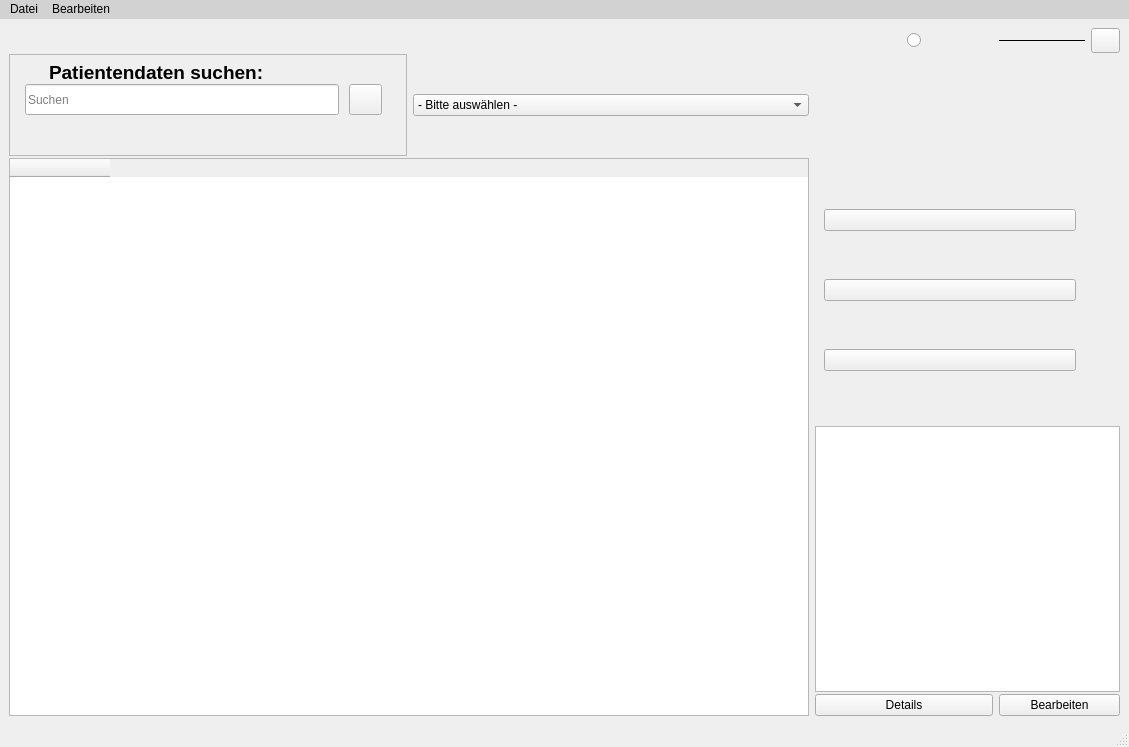
<?xml version="1.0" encoding="UTF-8"?>
<ui version="4.0">
 <class>MainWindow</class>
 <widget class="QMainWindow" name="MainWindow">
  <property name="geometry">
   <rect>
    <x>0</x>
    <y>0</y>
    <width>1129</width>
    <height>747</height>
   </rect>
  </property>
  <property name="sizePolicy">
   <sizepolicy hsizetype="Expanding" vsizetype="Expanding">
    <horstretch>0</horstretch>
    <verstretch>0</verstretch>
   </sizepolicy>
  </property>
  <property name="baseSize">
   <size>
    <width>0</width>
    <height>0</height>
   </size>
  </property>
  <property name="windowTitle">
   <string>MainWindow</string>
  </property>
  <property name="styleSheet">
   <string notr="true"/>
  </property>
  <property name="iconSize">
   <size>
    <width>14</width>
    <height>14</height>
   </size>
  </property>
  <property name="tabShape">
   <enum>QTabWidget::TabShape::Rounded</enum>
  </property>
  <property name="dockNestingEnabled">
   <bool>false</bool>
  </property>
  <widget class="QWidget" name="centralwidget">
   <layout class="QGridLayout" name="gridLayout_2">
    <item row="0" column="0">
     <layout class="QVBoxLayout" name="verticalLayout"/>
    </item>
    <item row="6" column="0" colspan="4">
     <layout class="QGridLayout" name="gridLayout">
      <property name="topMargin">
       <number>0</number>
      </property>
      <property name="verticalSpacing">
       <number>1</number>
      </property>
      <item row="4" column="5" colspan="4">
       <widget class="QTextEdit" name="textEdit">
        <property name="styleSheet">
         <string notr="true"/>
        </property>
        <property name="readOnly">
         <bool>true</bool>
        </property>
       </widget>
      </item>
      <item row="0" column="8">
       <widget class="QPushButton" name="logout_btn">
        <property name="sizePolicy">
         <sizepolicy hsizetype="Minimum" vsizetype="Fixed">
          <horstretch>0</horstretch>
          <verstretch>0</verstretch>
         </sizepolicy>
        </property>
        <property name="minimumSize">
         <size>
          <width>0</width>
          <height>25</height>
         </size>
        </property>
        <property name="maximumSize">
         <size>
          <width>29</width>
          <height>16777215</height>
         </size>
        </property>
        <property name="sizeIncrement">
         <size>
          <width>0</width>
          <height>0</height>
         </size>
        </property>
        <property name="baseSize">
         <size>
          <width>0</width>
          <height>0</height>
         </size>
        </property>
        <property name="text">
         <string/>
        </property>
        <property name="icon">
         <iconset theme="QIcon::ThemeIcon::SystemLogOut"/>
        </property>
        <property name="flat">
         <bool>false</bool>
        </property>
       </widget>
      </item>
      <item row="6" column="7" colspan="2">
       <widget class="QPushButton" name="bearbeiten_btn">
        <property name="sizePolicy">
         <sizepolicy hsizetype="Minimum" vsizetype="Fixed">
          <horstretch>0</horstretch>
          <verstretch>0</verstretch>
         </sizepolicy>
        </property>
        <property name="maximumSize">
         <size>
          <width>16777215</width>
          <height>16777215</height>
         </size>
        </property>
        <property name="sizeIncrement">
         <size>
          <width>0</width>
          <height>0</height>
         </size>
        </property>
        <property name="styleSheet">
         <string notr="true">/*QPushButton {
	background-color: rgb(191, 191, 191);
    border: 2px solid;
    border-radius: 10px;
    padding: 5px;          
}
QPushButton:hover {
    background-color: #a0c4ff; 
}
QPushButton:pressed {
    background-color: darkgray;
    border: 2px solid black;
}</string>
        </property>
        <property name="text">
         <string>Bearbeiten</string>
        </property>
        <property name="iconSize">
         <size>
          <width>12</width>
          <height>12</height>
         </size>
        </property>
       </widget>
      </item>
      <item row="6" column="5" colspan="2">
       <widget class="QPushButton" name="details_btn">
        <property name="styleSheet">
         <string notr="true">/*QPushButton {
	background-color: rgb(191, 191, 191);
    border: 2px solid;
    border-radius: 10px;
    padding: 5px;          
}
QPushButton:hover {
    background-color: #a0c4ff; 
}
QPushButton:pressed {
    background-color: darkgray;
    border: 2px solid black;
}
</string>
        </property>
        <property name="text">
         <string>Details</string>
        </property>
       </widget>
      </item>
      <item row="0" column="7">
       <widget class="QLabel" name="date_time_lbl">
        <property name="frameShape">
         <enum>QFrame::Shape::HLine</enum>
        </property>
        <property name="text">
         <string/>
        </property>
        <property name="scaledContents">
         <bool>false</bool>
        </property>
        <property name="alignment">
         <set>Qt::AlignmentFlag::AlignCenter</set>
        </property>
       </widget>
      </item>
      <item row="3" column="8">
       <spacer name="verticalSpacer">
        <property name="orientation">
         <enum>Qt::Orientation::Vertical</enum>
        </property>
        <property name="sizeHint" stdset="0">
         <size>
          <width>20</width>
          <height>40</height>
         </size>
        </property>
       </spacer>
      </item>
      <item row="1" column="1">
       <widget class="QFrame" name="suche_frame">
        <property name="enabled">
         <bool>true</bool>
        </property>
        <property name="sizePolicy">
         <sizepolicy hsizetype="Expanding" vsizetype="Expanding">
          <horstretch>0</horstretch>
          <verstretch>0</verstretch>
         </sizepolicy>
        </property>
        <property name="minimumSize">
         <size>
          <width>398</width>
          <height>100</height>
         </size>
        </property>
        <property name="maximumSize">
         <size>
          <width>270</width>
          <height>102</height>
         </size>
        </property>
        <property name="sizeIncrement">
         <size>
          <width>0</width>
          <height>0</height>
         </size>
        </property>
        <property name="mouseTracking">
         <bool>false</bool>
        </property>
        <property name="focusPolicy">
         <enum>Qt::FocusPolicy::NoFocus</enum>
        </property>
        <property name="styleSheet">
         <string notr="true">QLabel{
border: none;
}

</string>
        </property>
        <property name="frameShape">
         <enum>QFrame::Shape::StyledPanel</enum>
        </property>
        <property name="frameShadow">
         <enum>QFrame::Shadow::Raised</enum>
        </property>
        <widget class="QPushButton" name="suche_btn">
         <property name="geometry">
          <rect>
           <x>340</x>
           <y>30</y>
           <width>33</width>
           <height>31</height>
          </rect>
         </property>
         <property name="sizePolicy">
          <sizepolicy hsizetype="Fixed" vsizetype="Fixed">
           <horstretch>0</horstretch>
           <verstretch>0</verstretch>
          </sizepolicy>
         </property>
         <property name="styleSheet">
          <string notr="true">/*QPushButton {
    background-color: rgb(255, 255, 255);
    border: 2px solid;
	 border-color: rgb(201, 201, 201);
    border-radius: 10px;
    padding: 5px;          
}
QPushButton:hover {
    background-color: #a0c4ff; 
}
QPushButton:pressed {
    background-color: darkgray;
    border: 2px solid black;
}*/</string>
         </property>
         <property name="text">
          <string/>
         </property>
         <property name="icon">
          <iconset theme="edit-find"/>
         </property>
         <property name="iconSize">
          <size>
           <width>15</width>
           <height>15</height>
          </size>
         </property>
        </widget>
        <widget class="QLineEdit" name="suche_txt_line">
         <property name="enabled">
          <bool>true</bool>
         </property>
         <property name="geometry">
          <rect>
           <x>16</x>
           <y>30</y>
           <width>314</width>
           <height>31</height>
          </rect>
         </property>
         <property name="sizePolicy">
          <sizepolicy hsizetype="Expanding" vsizetype="Fixed">
           <horstretch>0</horstretch>
           <verstretch>0</verstretch>
          </sizepolicy>
         </property>
         <property name="focusPolicy">
          <enum>Qt::FocusPolicy::TabFocus</enum>
         </property>
         <property name="autoFillBackground">
          <bool>false</bool>
         </property>
         <property name="styleSheet">
          <string notr="true"/>
         </property>
         <property name="frame">
          <bool>true</bool>
         </property>
         <property name="dragEnabled">
          <bool>true</bool>
         </property>
         <property name="placeholderText">
          <string>Suchen</string>
         </property>
         <property name="cursorMoveStyle">
          <enum>Qt::CursorMoveStyle::VisualMoveStyle</enum>
         </property>
         <property name="clearButtonEnabled">
          <bool>true</bool>
         </property>
        </widget>
        <widget class="QLabel" name="suche_label">
         <property name="enabled">
          <bool>true</bool>
         </property>
         <property name="geometry">
          <rect>
           <x>40</x>
           <y>10</y>
           <width>314</width>
           <height>16</height>
          </rect>
         </property>
         <property name="sizePolicy">
          <sizepolicy hsizetype="Expanding" vsizetype="Expanding">
           <horstretch>0</horstretch>
           <verstretch>0</verstretch>
          </sizepolicy>
         </property>
         <property name="minimumSize">
          <size>
           <width>20</width>
           <height>10</height>
          </size>
         </property>
         <property name="sizeIncrement">
          <size>
           <width>0</width>
           <height>0</height>
          </size>
         </property>
         <property name="font">
          <font>
           <pointsize>14</pointsize>
           <bold>true</bold>
           <strikeout>false</strikeout>
          </font>
         </property>
         <property name="text">
          <string>Patientendaten suchen:</string>
         </property>
        </widget>
       </widget>
      </item>
      <item row="3" column="1" rowspan="4" colspan="3">
       <widget class="QTableWidget" name="data_table">
        <property name="minimumSize">
         <size>
          <width>800</width>
          <height>0</height>
         </size>
        </property>
        <property name="gridStyle">
         <enum>Qt::PenStyle::SolidLine</enum>
        </property>
        <property name="sortingEnabled">
         <bool>false</bool>
        </property>
        <column>
         <property name="text">
          <string/>
         </property>
         <property name="font">
          <font>
           <family>Yu Gothic UI</family>
          </font>
         </property>
        </column>
       </widget>
      </item>
      <item row="3" column="5" colspan="3">
       <widget class="QFrame" name="speichern_frame">
        <layout class="QVBoxLayout" name="verticalLayout_2">
         <item>
          <widget class="QPushButton" name="speicher_btn">
           <property name="styleSheet">
            <string notr="true">/*QPushButton {
	background-color: rgb(191, 191, 191);
    border: 2px solid;
    border-radius: 10px;
    padding: 5px;          
}
QPushButton:hover {
    background-color: #a0c4ff; 
}
QPushButton:pressed {
    background-color: darkgray;
    border: 2px solid black;
}
</string>
           </property>
           <property name="text">
            <string/>
           </property>
           <property name="icon">
            <iconset theme="QIcon::ThemeIcon::DocumentSave"/>
           </property>
           <property name="iconSize">
            <size>
             <width>25</width>
             <height>25</height>
            </size>
           </property>
          </widget>
         </item>
         <item>
          <widget class="QPushButton" name="open_btn">
           <property name="enabled">
            <bool>true</bool>
           </property>
           <property name="styleSheet">
            <string notr="true">/*
QPushButton {
	background-color: rgb(191, 191, 191);
    border: 2px solid;
    border-radius: 10px;
    padding: 5px;          
}
QPushButton:hover {
    background-color: #a0c4ff; 
}
QPushButton:pressed {
    background-color: darkgray;
    border: 2px solid black;
}
</string>
           </property>
           <property name="text">
            <string/>
           </property>
           <property name="icon">
            <iconset theme="QIcon::ThemeIcon::DocumentOpen"/>
           </property>
           <property name="iconSize">
            <size>
             <width>25</width>
             <height>25</height>
            </size>
           </property>
          </widget>
         </item>
         <item>
          <widget class="QPushButton" name="pushButton">
           <property name="enabled">
            <bool>true</bool>
           </property>
           <property name="minimumSize">
            <size>
             <width>0</width>
             <height>0</height>
            </size>
           </property>
           <property name="baseSize">
            <size>
             <width>0</width>
             <height>1</height>
            </size>
           </property>
           <property name="tabletTracking">
            <bool>false</bool>
           </property>
           <property name="layoutDirection">
            <enum>Qt::LayoutDirection::LeftToRight</enum>
           </property>
           <property name="styleSheet">
            <string notr="true">/*QPushButton {
	background-color: rgb(191, 191, 191);
    border: 2px solid;
    border-radius: 10px;
    padding: 5px;          
}
QPushButton:hover {
    background-color: #a0c4ff; 
}
QPushButton:pressed {
    background-color: darkgray;
    border: 2px solid black;
}
</string>
           </property>
           <property name="text">
            <string/>
           </property>
           <property name="icon">
            <iconset theme="QIcon::ThemeIcon::ListAdd"/>
           </property>
           <property name="iconSize">
            <size>
             <width>25</width>
             <height>25</height>
            </size>
           </property>
          </widget>
         </item>
        </layout>
       </widget>
      </item>
      <item row="1" column="2" rowspan="2" colspan="2">
       <widget class="QComboBox" name="filter_box">
        <property name="focusPolicy">
         <enum>Qt::FocusPolicy::WheelFocus</enum>
        </property>
        <property name="placeholderText">
         <string/>
        </property>
        <item>
         <property name="text">
          <string>- Bitte auswählen -</string>
         </property>
         <property name="icon">
          <iconset>
           <normaloff>:/filter.png</normaloff>
           <normalon>:/new/prefix1/filter_icon.png</normalon>:/filter.png</iconset>
         </property>
        </item>
        <item>
         <property name="text">
          <string>ID</string>
         </property>
        </item>
        <item>
         <property name="text">
          <string>Vorname</string>
         </property>
        </item>
        <item>
         <property name="text">
          <string>Nachname</string>
         </property>
        </item>
       </widget>
      </item>
      <item row="0" column="6">
       <widget class="QRadioButton" name="darkmode_btn">
        <property name="styleSheet">
         <string notr="true"/>
        </property>
        <property name="text">
         <string/>
        </property>
       </widget>
      </item>
     </layout>
    </item>
   </layout>
  </widget>
  <widget class="QMenuBar" name="menubar">
   <property name="geometry">
    <rect>
     <x>0</x>
     <y>0</y>
     <width>1129</width>
     <height>18</height>
    </rect>
   </property>
   <property name="styleSheet">
    <string notr="true">background-color: rgb(210, 210, 210);</string>
   </property>
   <widget class="QMenu" name="menuDatei">
    <property name="styleSheet">
     <string notr="true">background-color: rgb(208, 208, 208);</string>
    </property>
    <property name="title">
     <string>Datei</string>
    </property>
    <addaction name="actionDaten_einlesen"/>
    <addaction name="actionDaten_speicher"/>
   </widget>
   <widget class="QMenu" name="menuBearbeiten">
    <property name="title">
     <string>Bearbeiten</string>
    </property>
    <addaction name="actionPatientendaten_ndern"/>
   </widget>
   <addaction name="menuDatei"/>
   <addaction name="menuBearbeiten"/>
  </widget>
  <widget class="QStatusBar" name="statusbar"/>
  <action name="actionDaten_einlesen">
   <property name="text">
    <string>Daten einlesen</string>
   </property>
  </action>
  <action name="actionDaten_speicher">
   <property name="text">
    <string>Daten speichern</string>
   </property>
  </action>
  <action name="actionPatient_ID">
   <property name="text">
    <string>Patient ID</string>
   </property>
  </action>
  <action name="actionVorname">
   <property name="text">
    <string>Vorname</string>
   </property>
  </action>
  <action name="actionNAchname">
   <property name="text">
    <string>Nachname</string>
   </property>
  </action>
  <action name="actionGeburtsdatum">
   <property name="text">
    <string>Geburtsdatum</string>
   </property>
  </action>
  <action name="actionGeschlecht">
   <property name="text">
    <string>Geschlecht</string>
   </property>
  </action>
  <action name="actionAdresse">
   <property name="text">
    <string>Adresse</string>
   </property>
  </action>
  <action name="actionTelefonnummer">
   <property name="text">
    <string>Telefonnummer</string>
   </property>
  </action>
  <action name="actionEmail">
   <property name="text">
    <string>Email</string>
   </property>
  </action>
  <action name="actionAufnahmedatum">
   <property name="text">
    <string>Aufnahmedatum</string>
   </property>
  </action>
  <action name="actionDiagnose">
   <property name="text">
    <string>Diagnose</string>
   </property>
  </action>
  <action name="actionBehandlung">
   <property name="text">
    <string>Behandlung</string>
   </property>
  </action>
  <action name="actionDark_White_Mode">
   <property name="text">
    <string>Dark/White Mode</string>
   </property>
  </action>
  <action name="actionPatientendaten_ndern">
   <property name="text">
    <string>Patientendaten ändern</string>
   </property>
  </action>
 </widget>
 <resources/>
 <connections>
  <connection>
   <sender>actionDaten_einlesen</sender>
   <signal>triggered()</signal>
   <receiver>open_btn</receiver>
   <slot>click()</slot>
   <hints>
    <hint type="sourcelabel">
     <x>-1</x>
     <y>-1</y>
    </hint>
    <hint type="destinationlabel">
     <x>949</x>
     <y>297</y>
    </hint>
   </hints>
  </connection>
  <connection>
   <sender>actionDaten_speicher</sender>
   <signal>triggered()</signal>
   <receiver>speicher_btn</receiver>
   <slot>click()</slot>
   <hints>
    <hint type="sourcelabel">
     <x>-1</x>
     <y>-1</y>
    </hint>
    <hint type="destinationlabel">
     <x>949</x>
     <y>226</y>
    </hint>
   </hints>
  </connection>
 </connections>
</ui>
